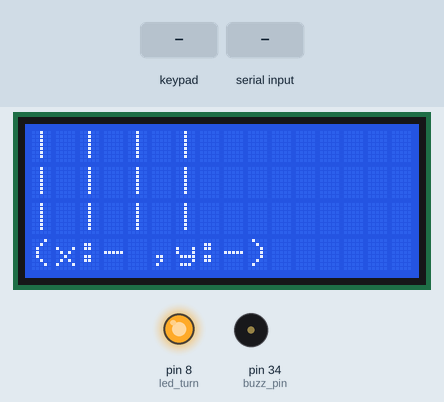
Bench run of a sketch on a simulated Arduino Mega 2560, built with avr-gcc and run on an emulated ATmega2560. Parts: 16×4 character LCD, output pins drawn as LEDs (lit = HIGH), buzzer (waves = sounding). The inputs (shaded band) are chosen by the test bench. What the sketch prints to the serial monitor is not drawn.

Above: at 1.3 s.
1.4 s: keypad keys 2 4 2 3 2 2 * pressed 0.4 s apart
At 4.7 s:
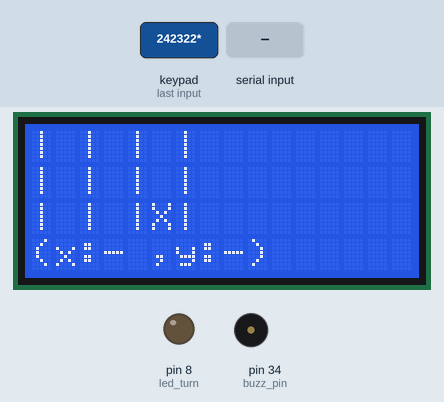
5.7 s: "1" received over the second serial link
At 5.85 s:
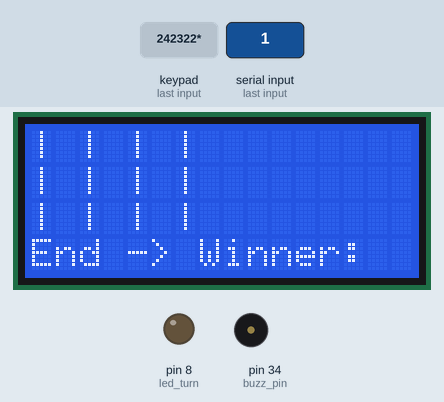
At 6.5 s:
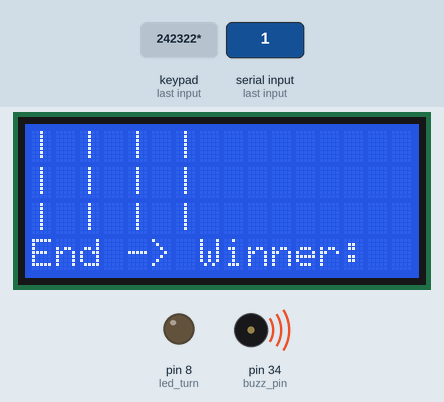
Timing chart, 0 to 8.7 s (numbered marks = the images above; inputs shaded):
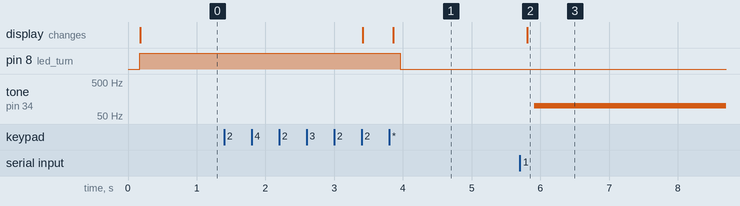

Measured:
- after the input at 1.4 s, pin 8 (led_turn): HIGH → LOW after 2.6 s; the display: first changes after 2.0 s (image 1 shows a later state)
- after the input at 5.7 s, tone on pin 34 (buzz_pin): silent → 100 Hz after 0.21 s; the display: changes after 0.11 s (image 2)

The sketch:

X_Arduino.ino
```cpp
#include <LiquidCrystal.h>
#include <Keypad.h>
#include <SoftwareSerial.h>

#define led_turn 8
#define buzz_pin 34

#define RS 7
#define E  6
#define D7 5
#define D6 4
#define D5 3
#define D4 2
LiquidCrystal lcd (RS, E, D4, D5, D6, D7);

const byte ROWS = 4; //four rows
const byte COLS = 3; //three columns
char keys[ROWS][COLS] = {
  {'1', '2', '3'},
  {'4', '5', '6'},
  {'7', '8', '9'},
  {'*', '0', '#'}
};
byte rowPins[ROWS] = {25, 26, 27, 28}; //connect to the row pinouts of the keypad
byte colPins[COLS] = {24, 23, 22}; //connect to the column pinouts of the keypad
Keypad keyPad = Keypad( makeKeymap(keys), rowPins, colPins, ROWS, COLS );

SoftwareSerial XBeeSerial(10, 11); // RX, TX


int X_turn = 1;
int O_turn = 0;
int endGame_bit = 0;
char board[3][3] = {
  {' ', ' ', ' '},
  {' ', ' ', ' '},
  {' ', ' ', ' '}
};
String input_location;
int x_location, y_location;
char winner;


void setup() {
  // put your setup code here, to run once:
  lcd.begin(16, 4);
  lcdPrint();

  pinMode(led_turn, OUTPUT);
  digitalWrite(led_turn, HIGH);

  Serial.begin(9600);
  XBeeSerial.begin(9600);

  input_location = "(x:- ,y:-)";
}


void loop() {
  // put your main code here, to run repeatedly:

  if(endGame_bit == 0){

    if(X_turn == 0){
    String receive_data = receiveDataFromXBee();
    int tmp_X_turn = receive_data.charAt(0) - '0';
    if(tmp_X_turn == 1){
        updateWithReceiveData(receive_data);
      }
    }

    char key = keyPad.getKey();
    if(key){
      if(X_turn == 1){
        if(key == '0' or key == '1' or key == '2'){
          x_location = key - '0';
          char key2 = keyPad.waitForKey();
          if(key2 == '0' or key2 == '1' or key2 == '2'){
            y_location = key2 - '0';
            input_location = "(x:" + String(x_location) + " ,y:" + String(y_location) + ")";
          }

        }else if(key == '*'){
          if(board[x_location][y_location] == ' '){
            board[x_location][y_location] = 'X';
            X_turn = 0;
            O_turn = 1;
            sendDataToXBee();
          }
          input_location = "(x:- ,y:-)";

        }else if(key == '#'){
          input_location = "(x:- ,y:-)";
        }
      }
    }
  }

  lcdPrint();
  if(checkWin() == true){
    endGame_bit = 1;
    tone(buzz_pin, 100);
    delay(200);
  }

  setLED();
}

//-------------------------------------------------------------
void lcdPrint(){
  String line1 = "|";
  String line2 = "|";
  String line3 = "|";
  for(int i = 0; i < 3; i++){
    line1 += board[0][i];
    line1 += "|";
    line2 += board[1][i];
    line2 += "|";
    line3 += board[2][i];
    line3 += "|";
  }

  lcd.clear();
  lcd.setCursor(0, 0);
  lcd.print(line1);
  lcd.setCursor(0, 1);
  lcd.print(line2);
  lcd.setCursor(0, 2);
  lcd.print(line3);
  lcd.setCursor(0, 3);
  if(checkWin() == true){
    lcd.print("End -> Winner: " + String(winner));
  }else{
    lcd.print(input_location);
  }

  delay(100);
}

void sendDataToXBee(){
  String send_data = "";
  send_data += String(X_turn);
  send_data += String(O_turn);
  for(int i = 0; i < 3; i++){
    for(int j = 0; j < 3; j++){
      send_data += String(board[i][j]);
    }
  }

  Serial.println("send:");
  Serial.println(send_data);
  Serial.println("/");

  for(int i = 0; i < 11; i++){
    byte b = send_data.charAt(i);
    XBeeSerial.write(b);
  }
}

String receiveDataFromXBee(){
   String receive_data = "";
   for(int i = 0; i < 11; i++){
      if(XBeeSerial.available()){
        char c = XBeeSerial.read();
        receive_data += String(c);
      }
   }

  Serial.println("receive:");
  Serial.println(receive_data);
  Serial.println("/");

  return receive_data;
}

void updateWithReceiveData(String receive_data){
   X_turn = receive_data.charAt(0) - '0';
   O_turn = receive_data.charAt(1) - '0';
   int index = 2;
   for(int i = 0; i < 3; i++){
    for(int j = 0; j < 3; j++){
      board[i][j] = receive_data.charAt(index);
      index++;
    }
   }
}

bool checkWin(){
  bool win_flag = false;

  for(int i = 0; i < 3; i++){
    // check rows
    if((board[i][0] == board[i][1]) and (board[i][1] == board[i][2]) and (board[i][2] != ' ')){
      winner = board[i][2];
      win_flag = true;
    }
    //check columns
    if((board[0][i] == board[1][i]) and (board[1][i] == board[2][i]) and (board[2][i] != ' ')){
      winner = board[2][i];
      win_flag = true;
    }
  }

  //check diagonals
  if((board[0][0] == board[1][1]) and (board[1][1] == board[2][2]) and (board[2][2] != ' ')){
    winner = board[2][2];
    win_flag = true;
  }
  if((board[0][2] == board[1][1]) and (board[1][1] == board[2][0]) and (board[2][0] != ' ')){
    winner = board[2][0];
    win_flag = true;
  }

  return win_flag;
}

void setLED(){
  if(endGame_bit == 0){
    if(X_turn == 1){
      digitalWrite(led_turn, HIGH);
    }else{
      digitalWrite(led_turn, LOW);
    }
  }else{
    digitalWrite(led_turn, LOW);
  }
}
```
